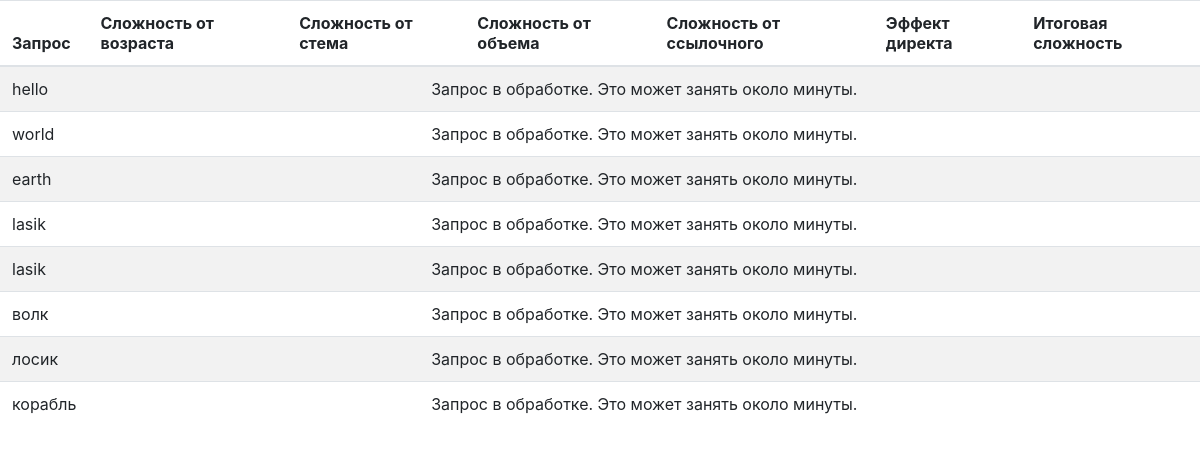
The page /main/results on the database as committed earlier.
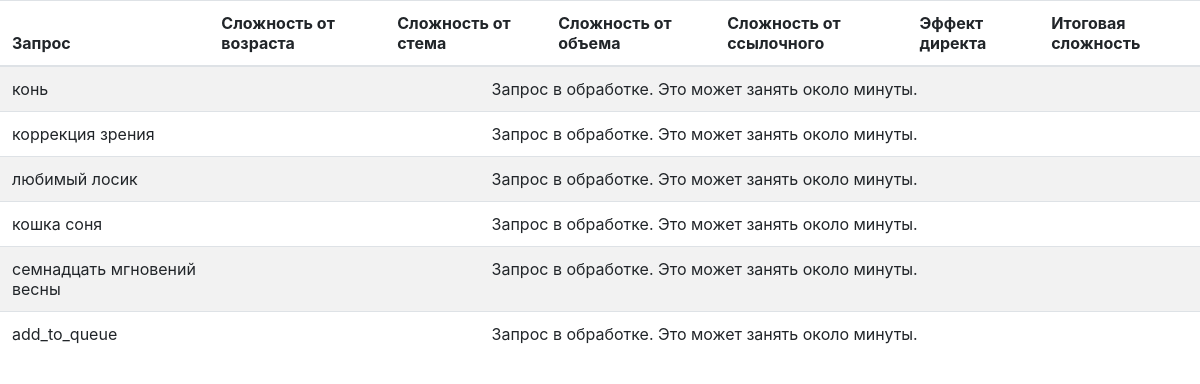
The same page on the database as committed later.
### main/models.py (models this page shows, shortened)
class Request(models.Model):
    request = models.CharField(max_length=100)
    site_age_concurency = models.IntegerField(default=0)
    site_stem_concurency = models.IntegerField(default=0)
    site_volume_concurency = models.IntegerField(default=0)
    site_backlinks_concurency = models.IntegerField(default=0)
    site_total_concurency = models.FloatField(default=0)
    direct_upscale = models.FloatField(default=0)
    status = models.CharField(max_length=100, default='progress')

### main/views.py (the view)
# urls.py: path('results', views.results, name='publish_request_info'),
def results(request):
    all_requests_list = get_list_or_404(Request)
    context = {'all_requests_list': all_requests_list}
    return render(request, 'main/index.html', context)

### main/templates/main/index.html (shortened to what this page needs)
<html>
<head>
<link rel="stylesheet" href="https://cdn.jsdelivr.net/npm/bootstrap@4.5.3/dist/css/bootstrap.min.css">
</head>
<body>
{% if all_requests_list %}
<table class="table table-striped">
  <thead>
    <tr>
      <th scope="col">Запрос</th>
      <th scope="col">Сложность от возраста</th>
      <th scope="col">Сложность от стема</th>
      <th scope="col">Сложность от объема</th>
        <th scope="col">Сложность от ссылочного</th>
        <th scope="col">Эффект директа</th>
        <th scope="col">Итоговая сложность</th>
    </tr>
  </thead>
  <tbody>
  {% for request in all_requests_list %}
      {% if request.status == 'progress'  %}
          <tr>
          <td>{{ request.request }}</td>
          <td colspan="6" style="text-align: center">Запрос в обработке. Это может занять около минуты.</td>
              </tr>
        {% endif %}
    {% endfor %}
  </tbody>
</table>
{% endif %}
</body>
</html>

Rows that differ between the two databases and show on the page:
removed Request: request "hello"
removed Request: request "world"
removed Request: request "earth"
removed Request: request "lasik"
removed Request: request "lasik"
removed Request: request "волк"
removed Request: request "лосик"
removed Request: request "корабль"
added Request: request "конь"
added Request: request "коррекция зрения"
added Request: request "любимый лосик"
added Request: request "кошка соня"
added Request: request "семнадцать мгновений весны"
added Request: request "add_to_queue"
